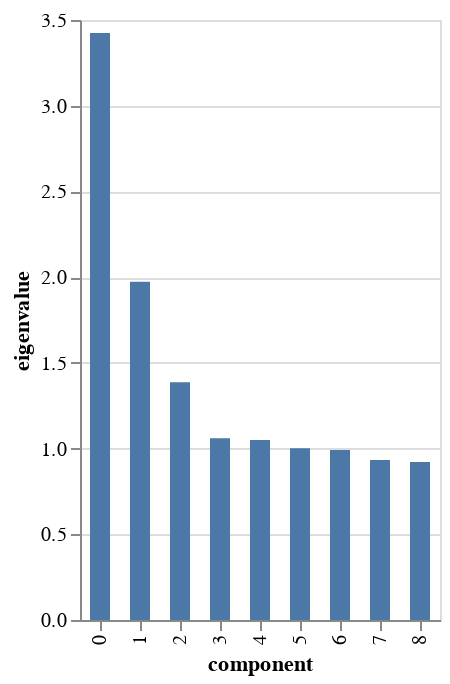

Source (notebook cell):
### Code cell
pca.scree_plot()

### Figure 1 — Vega-Lite specification as saved in the notebook (floating-point values rounded to 4 significant figures)
{"config": {"view": {"continuousWidth": 400, "continuousHeight": 300}}, "data": {"name": "data-18cef07486e8ef6c5434ec425072f610"}, "mark": {"type": "bar", "size": 10}, "encoding": {"tooltip": [{"field": "component", "type": "nominal"}, {"field": "eigenvalue", "type": "quantitative"}, {"field": "% of variance", "type": "quantitative"}, {"field": "% of variance (cumulative)", "type": "quantitative"}], "x": {"field": "component", "type": "nominal"}, "y": {"field": "eigenvalue", "type": "quantitative"}}, "$schema": "https://vega.github.io/schema/vega-lite/v4.17.0.json", "datasets": {"data-18cef07486e8ef6c5434ec425072f610": [{"component": "0", "eigenvalue": 3.425, "% of variance": 22.83, "% of variance (cumulative)": 22.83}, {"component": "1", "eigenvalue": 1.973, "% of variance": 13.16, "% of variance (cumulative)": 35.99}, {"component": "2", "eigenvalue": 1.387, "% of variance": 9.246, "% of variance (cumulative)": 45.23}, {"component": "3", "eigenvalue": 1.061, "% of variance": 7.073, "% of variance (cumulative)": 52.31}, {"component": "4", "eigenvalue": 1.05, "% of variance": 6.998, "% of variance (cumulative)": 59.3}, {"component": "5", "eigenvalue": 1.001, "% of variance": 6.675, "% of variance (cumulative)": 65.98}, {"component": "6", "eigenvalue": 0.9921, "% of variance": 6.614, "% of variance (cumulative)": 72.59}, {"component": "7", "eigenvalue": 0.9334, "% of variance": 6.223, "% of variance (cumulative)": 78.82}, {"component": "8", "eigenvalue": 0.9218, "% of variance": 6.145, "% of variance (cumulative)": 84.96}]}}
